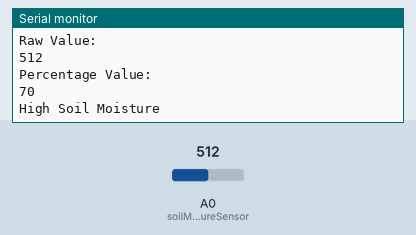
This sketch was run on a simulated Arduino Uno, built with avr-gcc and run on an emulated ATmega328P. Parts: the last lines printed to the serial monitor. Inputs (shaded band) come from the test bench; at power-on: A0 (soilMoistureSensor) = 512.

Above: at 1.8 s.
1.9 s: A0 (soilMoistureSensor) set to 642
At 2.8 s:
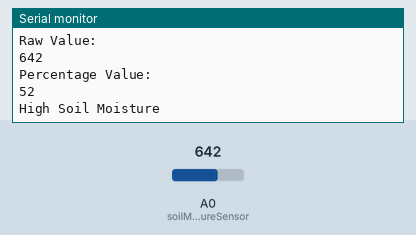
3.4 s: A0 (soilMoistureSensor) set to 673
At 4.8 s:
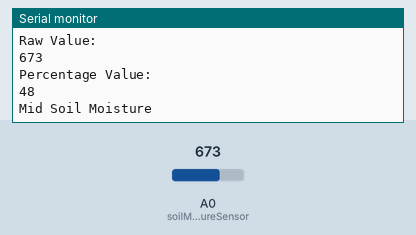
6.5 s: A0 (soilMoistureSensor) set to 785
At 7.8 s:
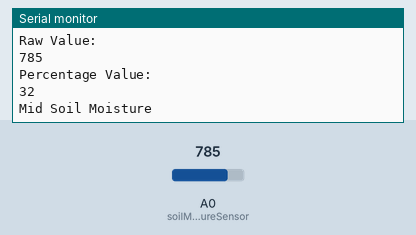
8.0 s: A0 (soilMoistureSensor) set to 811
At 8.8 s:
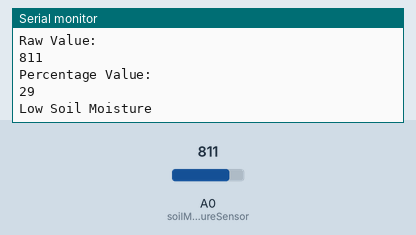
10.5 s: A0 (soilMoistureSensor) set to 860
At 11.5 s:
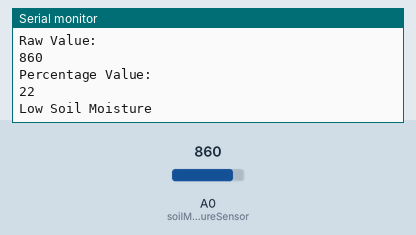
12.0 s: A0 (soilMoistureSensor) set to 888
At 12.8 s:
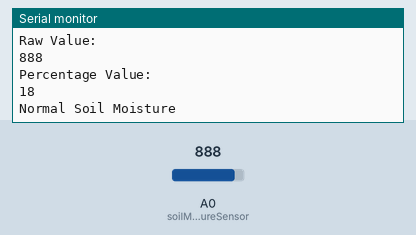
Timing chart, 0 to 15.0 s (numbered marks = the images above; inputs shaded):
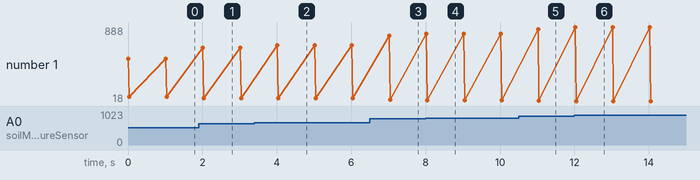

Measured:
- the behaviour switches between 654 and 655 on A0 (soilMoistureSensor) (found by bisection; images 1 and 2)
- the behaviour switches between 798 and 799 on A0 (soilMoistureSensor) (found by bisection; images 3 and 4)
- the behaviour switches between 871 and 872 on A0 (soilMoistureSensor) (found by bisection; images 5 and 6)
- after the input at 1.9 s, the serial monitor: prints a new line after 0.11 s (image 1)
- after the input at 3.4 s, the serial monitor: prints a new line after 0.62 s (image 2)
- after the input at 6.5 s, the serial monitor: prints a new line after 0.52 s (image 3)
- after the input at 8.0 s, the serial monitor: prints a new line at once (image 4)
- after the input at 10.5 s, the serial monitor: prints a new line after 0.52 s (image 5)
- after the input at 12.0 s, the serial monitor: prints a new line at once (image 6)

The sketch:

soilMoistureSensor.ino
```cpp
#define soilMoistureSensor A0

int moistureRawValue;

int moisturePercentageValue;

int lowPercentageBoundry = 20;
int midPercentageBoundry = 30;
int highPercentageBoundry = 50;

bool lowSoilMoisture;
bool midSoilMoisture;
bool highSoilMoisture;

void setup() {
  // put your setup code here, to run once:
  Serial.begin(9600);
}

void loop() {
  // put your main code here, to run repeatedly:
  moistureRawValue = analogRead(soilMoistureSensor);

  moisturePercentageValue = map(moistureRawValue, 1023, 300, 0, 100);

  moisturePercentageValue = constrain(moisturePercentageValue, 0, 100);

  Serial.println("Raw Value:");
  Serial.println(moistureRawValue);
  Serial.println("Percentage Value:");
  Serial.println(moisturePercentageValue);

  lowSoilMoisture = (moisturePercentageValue > lowPercentageBoundry);

  midSoilMoisture = (moisturePercentageValue > midPercentageBoundry);

  highSoilMoisture = (moisturePercentageValue > highPercentageBoundry);

  if(highSoilMoisture) {

    Serial.println("High Soil Moisture");

  } else if(midSoilMoisture) {

    Serial.println("Mid Soil Moisture");

  } else if(lowSoilMoisture) {

    Serial.println("Low Soil Moisture");

  } else {

    Serial.println("Normal Soil Moisture");

  }

  delay(1000);
}
```
